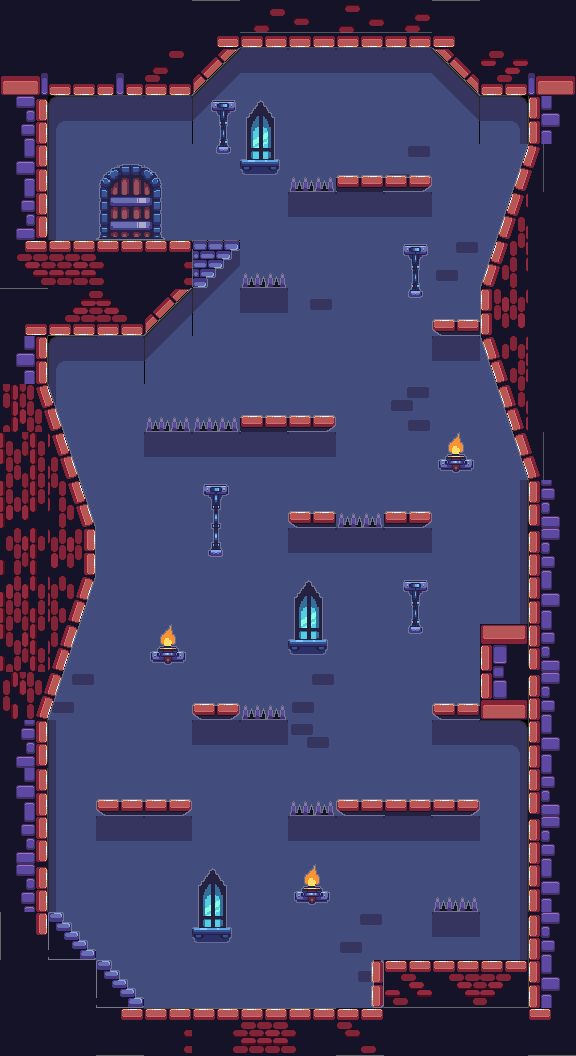

Rendered tile map (Tiled .tmx) drawn with the repository's tilesets; below, a short description and the full map source, tile grids included:
An orthogonal 12x22 tile map with 48x48 px tiles, 2 tile layers (Background 1, Background 2) and 31 objects.

<map version="1.5" tiledversion="1.7.2" orientation="orthogonal" renderorder="right-down" width="12" height="22" tilewidth="48" tileheight="48" infinite="0" nextlayerid="7" nextobjectid="37">
 <tileset firstgid="1" source="map_6.tsx" />
 <layer id="1" name="Background 1" width="12" height="22">
  <data encoding="csv">
1,1,1,1,1073741945,2,3,4,5,3221225593,1,1,
19,20,21,22,215,206,206,206,206,216,30,31,
37,218,206,206,233,238,238,238,238,234,228,67,
55,236,238,238,238,238,238,238,225,238,238,1,
73,236,238,238,238,238,206,206,206,238,238,1,
91,92,93,94,215,238,238,238,238,225,238,1,
1073741945,118,119,215,233,206,224,238,238,238,238,1,
55,218,206,233,238,238,238,238,238,206,238,1,
2684354655,236,238,238,238,238,238,238,245,238,238,1,
1610612836,238,238,206,206,206,206,238,238,238,238,1,
1610612835,238,238,238,238,238,238,238,238,238,246,85,
1610612834,238,238,238,238,238,206,206,206,238,246,49,
1610612833,238,238,238,238,238,238,238,238,238,246,67,
1610612832,238,238,238,238,238,238,238,238,238,68,85,
2684354661,225,238,238,238,238,225,238,238,238,86,49,
73,236,238,238,206,206,239,238,238,206,228,67,
55,236,238,238,238,238,238,238,238,238,246,85,
73,236,206,206,238,238,206,206,206,206,246,49,
37,236,238,238,238,238,238,238,238,238,246,67,
3758096505,238,238,238,238,238,238,225,238,206,246,49,
1,1,238,238,238,238,238,224,110,111,112,67,
1,1,121,94,1073741937,1073741938,1073741939,109,1,1,1,120
</data>
 </layer>
 <layer id="2" name="Background 2" width="12" height="22">
  <data encoding="csv">
0,0,0,0,0,8,8,8,8,0,0,0,
0,0,0,0,2684354576,0,0,0,0,1610612751,0,0,
0,0,0,0,361,289,0,0,0,0,0,0,
0,0,298,299,379,307,157,188,189,0,536870989,3758096391,
0,0,316,317,0,0,0,0,0,0,536870990,0,
0,0,0,0,3221225626,157,0,0,361,0,536870991,0,
0,0,0,3221225487,0,0,0,0,379,187,536870992,0,
0,0,0,0,0,0,0,0,0,0,536870993,0,
0,2684354637,0,157,157,188,189,0,0,0,536870994,0,
0,2684354638,0,0,0,0,0,0,0,217,536870995,2684354567,
0,2684354639,0,0,362,0,187,157,189,0,0,0,
0,2684354640,0,0,380,0,0,0,0,0,0,0,
0,2684354641,0,0,0,0,289,0,361,0,0,0,
0,2684354642,0,217,0,0,307,0,379,0,0,0,
0,2684354643,0,0,169,157,0,0,0,187,0,0,
0,0,0,0,0,0,0,0,0,0,0,0,
0,0,187,189,0,0,157,187,188,189,0,0,
0,0,0,0,0,0,0,0,0,0,0,0,
0,0,0,0,289,0,217,0,0,157,0,0,
0,152,0,0,307,0,0,0,0,0,0,0,
0,0,152,0,0,0,0,1610612887,0,0,0,0,
0,0,0,0,0,0,0,0,0,0,0,0
</data>
 </layer>
 <objectgroup id="4" name="Walls">
  <object id="1" x="49" y="96">
   <polygon points="0,0 143,0 69,-40" />
  </object>
  <object id="2" x="193" y="94">
   <polygon points="0,0 48,-47 9,-47" />
  </object>
  <object id="3" x="242" y="46">
   <polygon points="0,0 189,1 91,-33" />
  </object>
  <object id="4" x="433" y="48">
   <polygon points="0,0 46,47 45,-3" />
  </object>
  <object id="5" x="480" y="98">
   <polygon points="0,0 50,-4 41,-41" />
  </object>
  <object id="6" x="526" y="98">
   <polygon points="0,0 0,44 43,23" />
  </object>
  <object id="8" x="529" y="143">
   <polygon points="0,0 -48,144 -49,176 -97,176 -98,186 -90,192 -51,192 -1,337" />
  </object>
  <object id="9" x="528" y="480">
   <polygon points="0,0 0,144 -48,145 -48,221 -98,222 -97,235 -86,241 0,240 0,480 39,239" />
  </object>
  <object id="10" x="529.333" y="960">
   <polygon points="0,0 -156.667,1.33333 -158.667,48.6667" />
  </object>
  <object id="11" x="145.333" y="1008">
   <polygon points="0,0 224,1.33333 108.667,34.6667" />
  </object>
  <object id="12" x="144.667" y="1006.67">
   <polygon points="0,0 -0.666667,-8 -6.66667,-9.33333 -8.66667,-16.6667 -20,-16.6667 -18,-28 -27.3333,-27.3333 -24.6667,-36.6667 -34.6667,-35.3333 -34,-47.3333 -44.6667,-47.3333 -45.3333,-55.3333 -57.3333,-56 -58,-67.3333 -66,-66 -67.3333,-73.3333 -74.6667,-74.6667 -72.6667,-84 -84,-84.6667 -81.3333,-93.3333 -98,-94.6667 -94.6667,7.33333" />
  </object>
  <object id="13" x="48.6667" y="910.667">
   <polygon points="0,0 -2.66666,-188.666 -33.3333,-62" />
  </object>
  <object id="15" x="48" y="96.6667">
   <polygon points="0,0 -0.666667,142.667 -36,68.6667" />
  </object>
  <object id="16" x="48" y="241.333">
   <polygon points="0,0 192.667,-1.33333 192,8 182.667,8.66667 184,18 174.667,16.6667 175.333,26.6667 166.667,28 167.333,34.6667 158,36.6667 159.333,46.6667 142.667,45.3333 96.6667,95.3333 2,92.6667" />
  </object>
  <object id="17" x="49.3333" y="336">
   <polygon points="0,0 -0.666667,92.6667 -24.6667,48.6667" />
  </object>
  <object id="19" x="240" y="416">
   <polygon points="0,0 94.6667,-1.33333 96,8.66667 89.3333,14 1.33333,15.3333" />
  </object>
  <object id="20" x="289.333" y="512">
   <polygon points="0,0 45.3333,0 45.3333,14 8.66667,16.6667 -1.33333,7.33333" />
  </object>
  <object id="21" x="384" y="512">
   <polygon points="0,0 47.3333,-0.666667 47.3333,8.66667 40.6667,14.6667 1.33333,14.6667" />
  </object>
  <object id="22" x="191.333" y="704">
   <polygon points="0,0 46.6667,-1.33333 47.3333,10 40.6667,17.3333 8,15.3333 0,10.6667" />
  </object>
  <object id="23" x="96" y="799.333">
   <polygon points="0,0 94,0 94.6667,10 94.6667,12 86,16.6667 8,17.3333 0,9.33333" />
  </object>
  <object id="24" x="336" y="798.667">
   <polygon points="0,0 144,0 142.667,10.6667 134,16 9.33333,16.6667" />
  </object>
  <object id="25" x="336.333" y="174.667">
   <polygon points="0,0 95,1 96.3333,10 87.3333,15.3333 0.666667,16" />
  </object>
  <object id="36" x="47.3333" y="720">
   <polygon points="0,0 49.3333,-145.333 50.6667,-193.333 1.33333,-336" />
  </object>
 </objectgroup>
 <objectgroup id="5" name="Traps">
  <object id="26" x="288" y="192">
   <polygon points="0,0 3.5,-14.5 42.5,-15 47,-2" />
  </object>
  <object id="27" x="239" y="288">
   <polygon points="0,0 4,-15.5 42.5,-15.5 48.5,-1.5" />
  </object>
  <object id="28" x="144.5" y="431.5">
   <polygon points="0,0 5,-16.5 88.5,-14.5 94,0" />
  </object>
  <object id="29" x="336.5" y="527.5">
   <polygon points="0,0 4.5,-16.5 41.5,-16 46.5,-3.5" />
  </object>
  <object id="30" x="241" y="720">
   <polygon points="0,0 3.5,-16 43.5,-16 46.5,-2.5" />
  </object>
  <object id="31" x="288" y="815">
   <polygon points="0,0 5,-14.5 42.5,-15 48.5,0.5" />
  </object>
  <object id="32" x="432" y="911.5">
   <polygon points="0,0 5.5,-14 43.5,-15.5 48,-1" />
  </object>
 </objectgroup>
 <objectgroup id="6" name="Door">
  <object id="33" x="95.6667" y="240">
   <polygon points="0,0 4,-6.33333 3,-56.6667 6.66667,-64.3333 12.3333,-69 17.6667,-71.6667 24,-73.6667 26.6667,-75.6667 43,-76.3333 47.6667,-74 58.3333,-68 66.3333,-58 65.3333,-5.33333 69.3333,-0.666667" />
  </object>
 </objectgroup>
</map>
